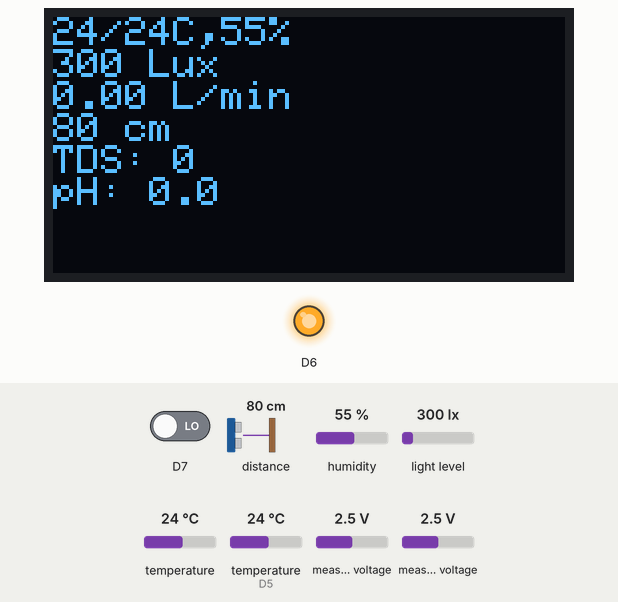
Simulated run of this sketch. Board: ESP8266 (Wemos D1 mini). On the bench: 128×64 one-colour display, output pins drawn as LEDs (lit = HIGH). The test bench sets the inputs (shaded band); at power-on: D7 LOW, distance to the obstacle 80 cm, humidity 55 %, light level 300 lx, temperature 24 °C, temperature (sensor on D5) 24 °C, measured voltage 2.5 V. WiFi joins after 1.5 s; servers stay silent unless stated; web services answer with replies made up by the test bench; what the sketch prints to the serial monitor is not drawn.

Above: at 2.5 s.
At 63.9 s:
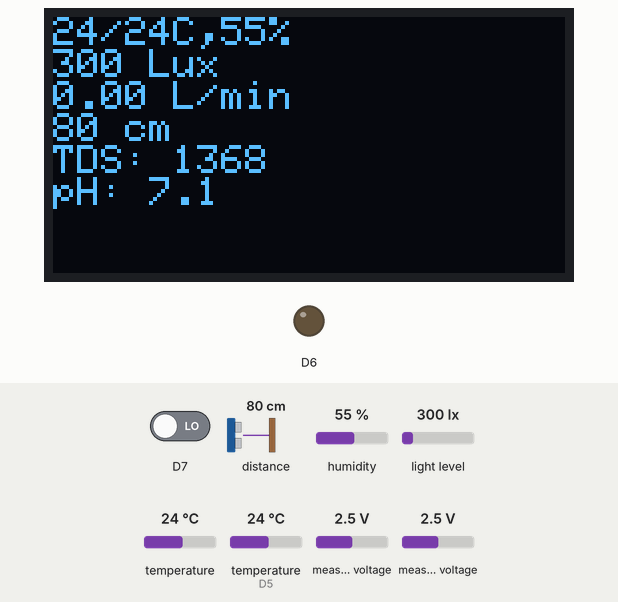
Timing chart, 0 to 65.4 s (numbered marks = the images above):
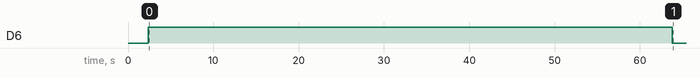

Measured:
- by itself, D6: LOW → HIGH at 2.4 s, → LOW 61.4 s later
- what the display in image 0 shows lasts 61.4 s, from 2.4 s to 63.8 s

The sketch:

hydroponic_NFT.ino
```cpp
#include <WEMOS_SHT3X.h>
#include <Adafruit_VL53L0X.h>
#include <Wire.h>
#include <BH1750.h>
#include <Adafruit_GFX.h>
#include <Adafruit_SSD1306.h>
#include <DallasTemperature.h>
#include <Adafruit_ADS1X15.h>
#include <ESP8266WiFi.h>
#include <ESP8266HTTPClient.h>

//WiFi
#define SSID  "Ilkomerz_GreenHouse"
#define PASS  "ilkomgr33n1P8"
#define PERIOD 60                // pH TDS read period (minutes)

// SHT30
SHT3X sht30(0x45);

// Waterflow
volatile double waterFlow = 0;

// Time of Flight
Adafruit_VL53L0X lox = Adafruit_VL53L0X();
int lox_cm = 0;

// Light Sensor
BH1750 lightMeter;
float LUX = 0;

// TDS Meter
float tds_val = 0;
float wtemp = 0;
float ph_act = 0;

OneWire           oneWire(D5);
DallasTemperature dallas(&oneWire);
Adafruit_ADS1115  ads;

// OLED
#define OLED_RESET 0  // GPIO0
Adafruit_SSD1306 display(OLED_RESET);

int count = PERIOD - 1;

void setup() {

  Serial.begin(9600);
  Wire.begin();
  ads.begin();

  // OLED
  display.begin(SSD1306_SWITCHCAPVCC, 0x3C);

  // Waterflow
  attachInterrupt(digitalPinToInterrupt(13), pulse, RISING);

  // Time of Flight
  if (!lox.begin()) {
    Serial.println(F("Failed to boot VL53L0X"));
    while(1);
  }

  // Light Sensor
  lightMeter.begin();

  // temp sensor
  dallas.begin();

  pinMode(D6, OUTPUT);

  // WiFi
  WiFi.begin(SSID, PASS);
  while (WiFi.status() != WL_CONNECTED) delay(500);

}

void loop() {

  // Clear the buffer
  display.clearDisplay();
  display.setTextSize(1);
  display.setCursor(0, 0);
  display.setTextColor(WHITE, BLACK);

  // SHT30
  dallas.requestTemperatures();
  wtemp = dallas.getTempCByIndex(0);
  if(sht30.get()==0) {
    display.print(round(sht30.cTemp), 0);
    display.print("/");
    display.print(wtemp, 0);
    display.print("C,");
    display.print(round(sht30.humidity), 0);
    display.println("%");
  } else {
    display.println("Error!");
  }

  // Light Sensor
  LUX = lightMeter.readLightLevel();
  display.print(round(LUX), 0);
  display.println(" Lux");

  // Waterflow
  display.print(waterFlow);
  display.println(" L/min");

  // Time of Flight
  VL53L0X_RangingMeasurementData_t measure;
  lox.rangingTest(&measure, false); // pass in 'true' to get debug data printout!
  if (measure.RangeStatus != 4) {  // phase failures have incorrect data
    lox_cm = measure.RangeMilliMeter / 10;
    display.print(lox_cm);
    display.println(" cm");
  }
  else {
    display.println("-- cm");
  }

  if (count == PERIOD-1) {
    // turn on TDS/pH sensor
    digitalWrite(D6, HIGH);
  }

  if (count == PERIOD) {

      // TDS Meter and Temp Sensor
      int   adc0  = ads.readADC_SingleEnded(0);
      float volt0 = ads.computeVolts(adc0);

      // temperature compensation
      float C = 1.0 + 0.02*(wtemp - 25.0);
      float V = volt0/C;
      tds_val = (133.42*V*V*V- 255.86*V*V + 857.39*V) * 0.5;

      // pH Sensor
      int buffer_arr[9], temp;
      for(int i=0;i<9;i++){
        buffer_arr[i]=ads.readADC_SingleEnded(1);
        delay(30);
      }
      for(int i=0;i<8;i++){
        for(int j=i+1;j<9;j++){
          if(buffer_arr[i]>buffer_arr[j]){
           temp=buffer_arr[i];
           buffer_arr[i]=buffer_arr[j];
           buffer_arr[j]=temp;
           }
         }
       }

       float volt = (float)ads.computeVolts(buffer_arr[4]);
      ph_act = -5.70 * volt + 21.34;

      count = 0;
      // turn off TDS/pH sensor
      digitalWrite(D6, LOW);
    }

  // TDS Meter
  display.print("TDS: ");
  display.println(tds_val, 0);

  // pH Sensor
  display.print("pH: ");
  display.println(ph_act,1);

  display.display();

  //WiFi
  if (WiFi.status() == WL_CONNECTED) {
    send_data();
  }

  count++;
  waterFlow = 0;

  delay(60000);
}

// Measure the quantity of square wave (Waterflow)
ICACHE_RAM_ATTR void pulse()
{
  waterFlow += 1.0 / 5880.0;
}

int getMedianNum(int bArray[], int iFilterLen)
{
  int bTab[iFilterLen];
  for (byte i = 0; i<iFilterLen; i++)
    bTab[i] = bArray[i];

  int i, j, bTemp;
  for (j = 0; j < iFilterLen - 1; j++){
    for (i = 0; i < iFilterLen - j - 1; i++){
      if (bTab[i] > bTab[i + 1]){
        bTemp = bTab[i];
        bTab[i] = bTab[i + 1];
        bTab[i + 1] = bTemp;
      }
    }
  }

  if ((iFilterLen & 1) > 0)
    bTemp = bTab[(iFilterLen - 1) / 2];
  else
    bTemp = (bTab[iFilterLen / 2] + bTab[iFilterLen / 2 - 1]) / 2;
  return bTemp;
}

void send_data() {
  WiFiClient client;
  HTTPClient http;
  http.begin(client, "http://api.thingspeak.com/update");
  http.addHeader("Content-Type", "application/x-www-form-urlencoded");
  int resp_code;
  if (count != PERIOD)
    resp_code = http.POST("api_key=2PY2Q4MB5IMILCF2&field1=" + String(sht30.cTemp) + "&field2=" + sht30.humidity + "&field3=" + LUX + "&field4=" + waterFlow + "&field5=" + lox_cm + "&field7=" + wtemp);
  else
    resp_code = http.POST("api_key=2PY2Q4MB5IMILCF2&field1=" + String(sht30.cTemp) + "&field2=" + sht30.humidity + "&field3=" + LUX + "&field4=" + waterFlow + "&field5=" + lox_cm + "&field6=" + tds_val + "&field7=" + wtemp + "&field8=" + ph_act);
  http.end();
  Serial.print("[HTTP] ");
  Serial.println(resp_code);
  if (resp_code == 302) {
    http.begin(client, "http://1.1.1.3/ac_portal/login.php");
    http.addHeader("Content-Type", "application/x-www-form-urlencoded");
    http.POST("opr=pwdLogin&userName=krs002&pwd=krs2015");
    http.end();
  }
}
```
